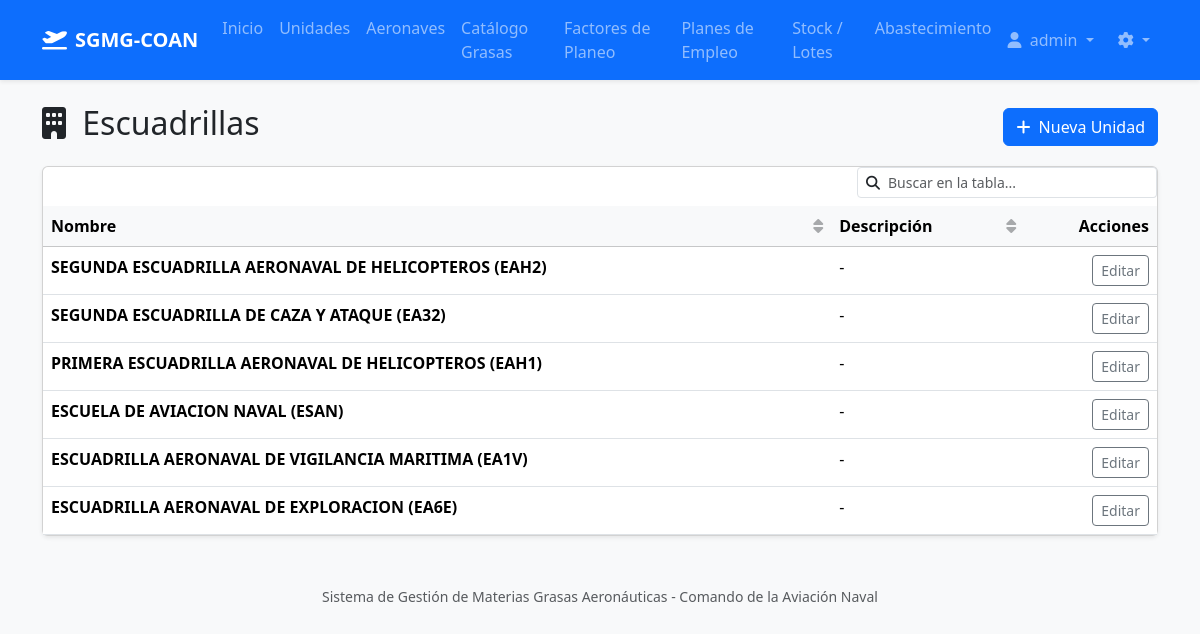
Before: /units/ (signed in) with the older database file.
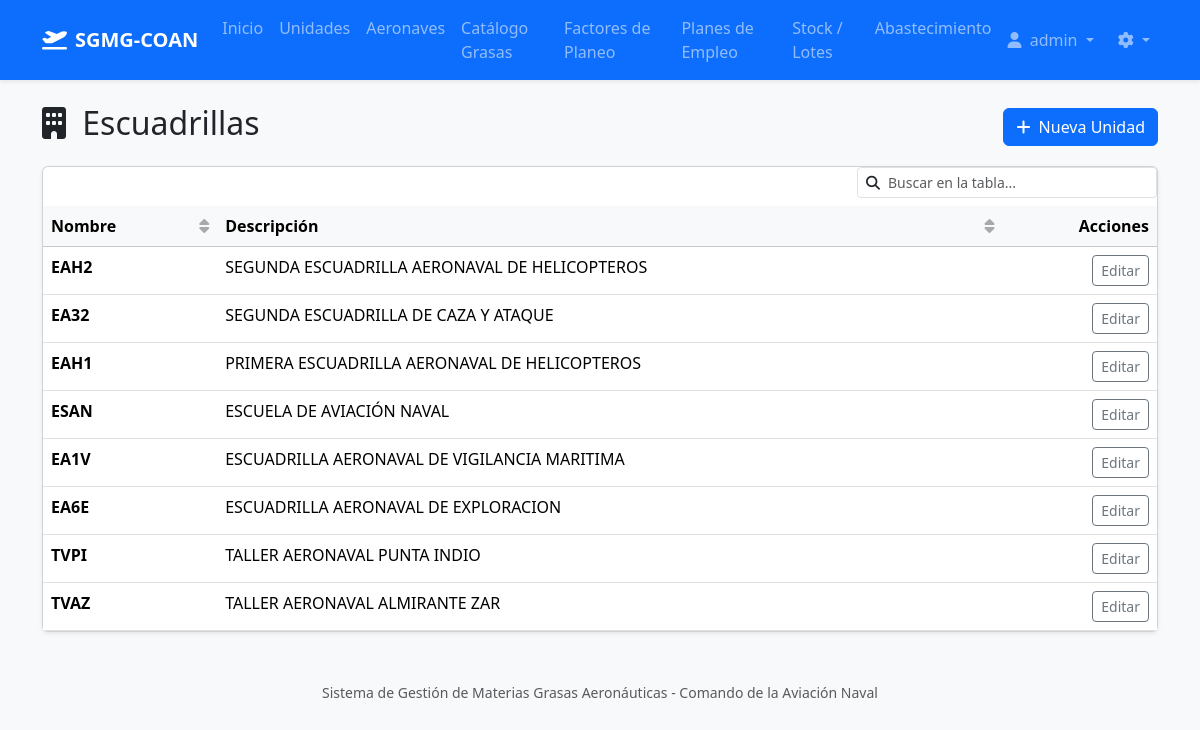
After: the same page with the newer database file.
### core/models.py (models this page shows, shortened)
class Unit(models.Model):
    name = models.CharField(max_length=100, unique=True, verbose_name="Nombre de la Unidad")
    description = models.TextField(blank=True, null=True, verbose_name="Descripción")
    class Meta:
        verbose_name = "Unidad"
        verbose_name_plural = "Unidades"

### core/views.py (the view)
# urls.py: path('units/', views.UnitListView.as_view(), name='unit_list'),
class UnitListView(LoginRequiredMixin, ListView):
    model = Unit
    template_name = 'core/unit_list.html'
    context_object_name = 'units'

### core/templates/core/unit_list.html
{% extends 'base.html' %}
{% block content %}
<div class="d-flex justify-content-between align-items-center mt-4 mb-3">
    <h2><i class="fa-solid fa-building me-2"></i> Escuadrillas </h2>
    {% if user.is_staff or 'Logistica' in user.groups.all|join:',' or 'Administrador' in user.groups.all|join:',' %}
    <a href="{% url 'unit_create' %}" class="btn btn-primary"><i class="fa-solid fa-plus me-1"></i> Nueva Unidad</a>
    {% endif %}
</div>
<div class="card shadow-sm">
    <div class="card-body p-0">
        <table class="table table-hover mb-0">
            <thead class="table-light">
                <tr>
                    <th>Nombre</th>
                    <th>Descripción</th>
                    <th class="text-end">Acciones</th>
                </tr>
            </thead>
            <tbody>
                {% for unit in units %}
                <tr>
                    <td><strong>{{ unit.name }}</strong></td>
                    <td>{{ unit.description|default:"-" }}</td>
                    <td class="text-end">
                        {% if user.is_staff or 'Logistica' in user.groups.all|join:',' or 'Administrador' in user.groups.all|join:',' %}
                        <a href="{% url 'unit_update' unit.id %}" class="btn btn-sm btn-outline-secondary">Editar</a>
                        {% endif %}
                    </td>
                </tr>
                {% empty %}
                <tr>
                    <td colspan="3" class="text-center py-4 text-muted">No hay unidades registradas.</td>
                </tr>
                {% endfor %}
            </tbody>
        </table>
    </div>
</div>
{% endblock %}

Changed rows visible on the page:
changed Unit: name "SEGUNDA ESCUADRILLA AERONAVAL DE HELICOPTEROS (EAH2)" → "EAH2"; description "-" → "SEGUNDA ESCUADRILLA AERONAVAL DE HELICOPTEROS"
changed Unit: name "SEGUNDA ESCUADRILLA DE CAZA Y ATAQUE (EA32)" → "EA32"; description "-" → "SEGUNDA ESCUADRILLA DE CAZA Y ATAQUE"
changed Unit: name "PRIMERA ESCUADRILLA AERONAVAL DE HELICOPTEROS (EAH1)" → "EAH1"; description "-" → "PRIMERA ESCUADRILLA AERONAVAL DE HELICOPTEROS"
changed Unit: name "ESCUELA DE AVIACION NAVAL (ESAN)" → "ESAN"; description "-" → "ESCUELA DE AVIACIÓN NAVAL"
changed Unit: name "ESCUADRILLA AERONAVAL DE VIGILANCIA MARITIMA (EA1V)" → "EA1V"; description "-" → "ESCUADRILLA AERONAVAL DE VIGILANCIA MARITIMA"
changed Unit: name "ESCUADRILLA AERONAVAL DE EXPLORACION (EA6E)" → "EA6E"; description "-" → "ESCUADRILLA AERONAVAL DE EXPLORACION"
added Unit: name "TVPI", description "TALLER AERONAVAL PUNTA INDIO"
added Unit: name "TVAZ", description "TALLER AERONAVAL ALMIRANTE ZAR"
